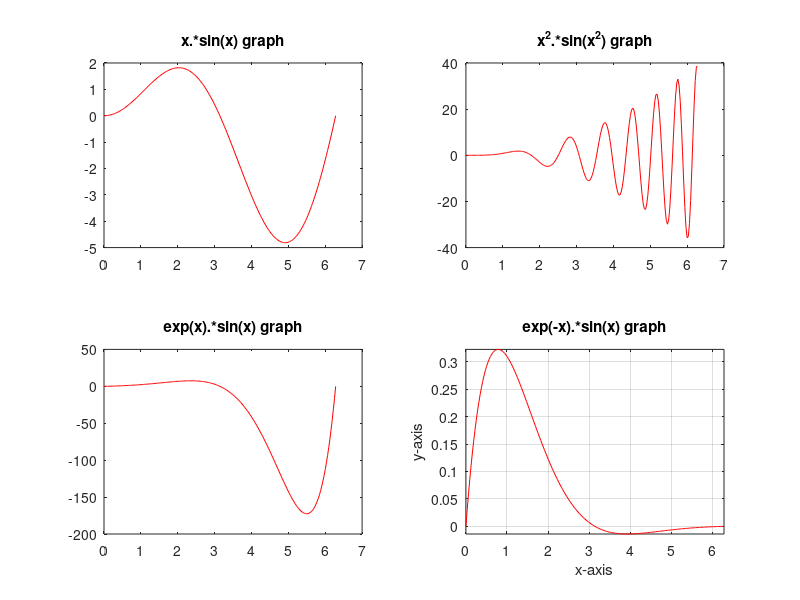

Source code (MATLAB):
x = 0:pi/100:2*pi;
figure

y1 = x .* sin(x);
y2 = x.^2 .* sin(x.^2);
y3 = exp(x) .* sin(x);
y4 = exp(-x) .* sin(x);

subplot(2,2,1);
plot(x, y1, 'r');
title('x.*sin(x) graph');

subplot(2,2,2);
plot(x, y2, 'r');
title('x^2.*sin(x^2) graph');

subplot(2,2,3);
plot(x, y3, 'r');
title('exp(x).*sin(x) graph');

subplot(2,2,4);
plot(x, y4, 'r');
title('exp(-x).*sin(x) graph');

xlabel('x-axis');
ylabel('y-axis');
grid on;
axis tight;
